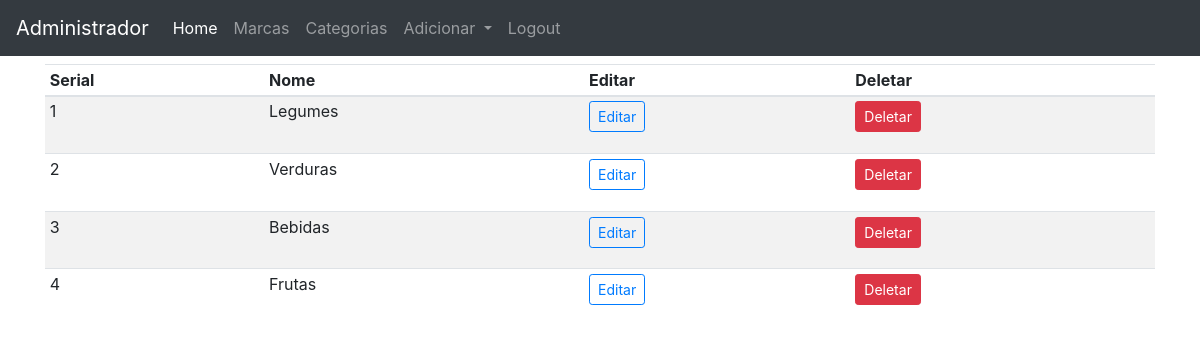
The app's page /admin/categorias (signed in) with its own data.
### loja/produtos/models.py (models this page shows)
class Categoria(db.Model):
    id = db.Column(db.Integer, primary_key=True)
    name = db.Column(db.String(30),nullable=False,unique=True)

### loja/admin/rotas.py (the view)
@app.route('/admin/categorias')
def categorias():
    if 'email' not in session:
        flash(f'Realize o login!','danger')
        return redirect(url_for('adminLogin'))
    categorias = Categoria.query.order_by(Categoria.id.desc()).all()
    return render_template('admin/marca.html', title = 'Pagina Categoria', categorias=categorias)

### loja/templates/admin/marca.html (shortened to what this page needs)
{% extends 'layoutsAdmin.html' %}
{% block content %}
<div class="container">
<div class="containter mt-2">
    <table class="table table-sm table-striped">
        <thead>
            <th>Serial</th>
            <th>Nome</th>
            <th>Editar</th>
            <th>Deletar</th>
        </thead>
        <tbody>
            {% if marcas %}
            {% for marca in marcas %}
            <tr>
                <td>{{loop.index}}</td>
                <td>{{marca.name}}</td>
                <td><a href="{{url_for('updatemarca', id=marca.id)}}" class="btn btn-sm btn-outline-primary">Editar</a></td>
                <td>
                  <button type="button" class="btn btn-danger btn-sm" data-toggle="modal" data-target="#exampleModal{{marca.id}}">
                    Deletar
                  </button>
                </td>
            </tr>
        </tr>
        <div class="modal fade" id="exampleModal{{marca.id}}" tabindex="-1" role="dialog" aria-labelledby="exampleModalLabel" aria-hidden="true">
          <div class="modal-dialog" role="document">
            <div class="modal-content">
              <div class="modal-header">
                <h5 class="modal-title" id="exampleModalLabel">{{marca.name}}</h5>
                <button type="button" class="close" data-dismiss="modal" aria-label="Close">
                  <span aria-hidden="true">&times;</span>
                </button>
              </div>
              <div class="modal-body">
                <span class="text-danger">Deseja realmente remover essa marca {{marca.name}}?</span>
              </div>
              <div class="modal-footer">
                <button type="button" class="btn btn-warning" data-dismiss="modal">Cancelar</button>
                <form action="{{url_for('deletemarca', id= marca.id)}}" method="POST">
                  <button type="submit" class="btn btn-danger">Remover</button>
                </form>
              </div>
            </div>
          </div>
        </div>
            {% endfor %}
            {% else %}
            {% for categoria in categorias %}
            <tr>
                <td>{{loop.index}}</td>
                <td>{{categoria.name}}</td>
                <td><a href="{{url_for('updatecat', id=categoria.id)}}" class="btn btn-sm btn-outline-primary">Editar</a></td>
                <td>
                  <form action="{{url_for('deletecategoria', id= categoria.id)}}" method="POST">
                    <button type="button" class="btn btn-danger btn-sm" data-toggle="modal" data-target="#exampleModal{{categoria.id}}">
                      Deletar
                    </button>
                  </form>
                </td>
            </tr>
            {% endfor %}
            {% endif %}
        </tbody>
    </table>
</div>
</div>
{% endblock content %}

### records on screen
Categoria: name "Legumes"
Categoria: name "Verduras"
Categoria: name "Bebidas"
Categoria: name "Frutas"
